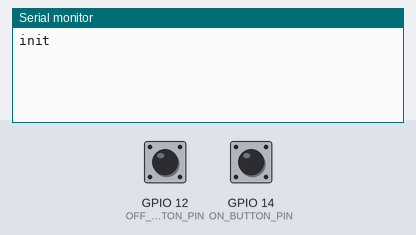
The sketch below on a simulated ESP8266 (NodeMCU). On the bench: the last lines printed to the serial monitor. The test bench sets the inputs (shaded band); at power-on: GPIO 12 (OFF_BUTTON_PIN) HIGH, GPIO 14 (ON_BUTTON_PIN) HIGH. WiFi joins after 1.5 s; servers stay silent unless stated; not simulated (calls return 0 or success): secret_defines.h.

Above: at 1.2 s.
1.3 s: GPIO 12 (OFF_BUTTON_PIN) pulled LOW for 0.15 s
At 2.6 s:
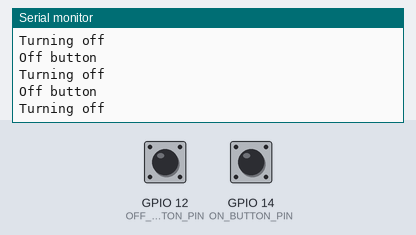
2.9 s: GPIO 14 (ON_BUTTON_PIN) pulled LOW for 0.15 s
At 4.0 s:
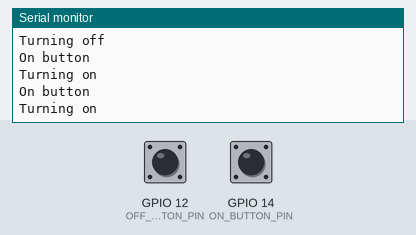

Measured:
- after the input at 1.3 s, the serial monitor: prints a new line at once (image 1)
- after the input at 2.9 s, the serial monitor: prints a new line at once (image 2)

The sketch:

esp8266_ir_light.ino
```cpp
#include <ESP8266WiFi.h>
#include <ESP8266WiFiMulti.h>
#include <ESP8266HTTPClient.h>

#include <WiFiClient.h>
#include <IRremote.hpp>

#include "ir_candle_defines.h"
#include "secret_defines.h"

// Pin Settings
#define IR_TX_PIN 13

// Heartbeat setup
#define HEARTBEAT_PERIOD 500
int heartbeatStatus = 1;
unsigned long heartbeatLast = 0;

// Local homebridge address
#define HOMEBRIDGE "http://homebridge.local:18081"
#define FETCH_PERIOD 3000
String accessoryId;
int currentLightStatus = -1;
unsigned long lastLightFetchTime = 0;
unsigned long lastButtonPushTime = 0;

// Button control pins
#define ON_BUTTON_PIN 14
#define OFF_BUTTON_PIN 12

// ESP8266 on-board LED is pull down
#define LED_ON LOW
#define LED_OFF HIGH

// Wifi setup
WiFiClient client;
ESP8266WiFiMulti WiFiMulti;

// #define DEBUG

void setup() {
  // Setup serial connection
  #ifdef DEBUG
    Serial.begin(74880);
  #endif
  Serial.println("init");

  // Configure heart beat and on/off pins
  #ifdef DEBUG
    pinMode(LED_BUILTIN, OUTPUT);
  #endif
  pinMode(ON_BUTTON_PIN, INPUT_PULLUP);
  pinMode(OFF_BUTTON_PIN, INPUT_PULLUP);

  // Start wifi
  WiFi.hostname("ESP-host");
  WiFi.mode(WIFI_STA);
  WiFiMulti.addAP(SECRET_SSID, SECRET_PSWD);

  // Start IR
  IrSender.begin(IR_TX_PIN);
}

String fetchAccessoryId() {
  String url = HOMEBRIDGE;
  url += "/id/";
  url += WiFi.macAddress();
  return fetchUrl(url);
}

void loop() {
  #ifdef DEBUG
    heartbeat();
  #endif

  checkButtons();

  // Pull strategy
  pullStatus();
}

void heartbeat() {
  unsigned long currentTime = millis();
  signed long timeDiff = currentTime - heartbeatLast;
  if (abs(timeDiff) > HEARTBEAT_PERIOD) {
    heartbeatLast = currentTime;
    heartbeatStatus = !heartbeatStatus;
    digitalWrite(LED_BUILTIN, heartbeatStatus);
  }
}

void pullStatus() {
  // Only fetch if it is time to do so
  unsigned long currentTime = millis();
  signed long timeDiff = currentTime - lastLightFetchTime;
  if (abs(timeDiff) < FETCH_PERIOD) { return; }

  //  If ID has not been set, fetch it
  if (accessoryId == "") { accessoryId = fetchAccessoryId(); }

  // If it still hasn't been set, don't fetch status
  if (accessoryId == "") { return; }

  // Fetch status url
  String url = HOMEBRIDGE;
  url += "/status/";
  url += accessoryId;
  url += "?currentLightStatus=";
  url += currentLightStatus ? "true" : "false";
  url += "&lastButtonPushTime=";
  url += lastButtonPushTime;
  url += "";
  String data = fetchUrl(url);

  // Parse response data
  int newStatus = (data == "true") ? 1 : 0;

  // If we have a new status, change the lights
  if (newStatus != currentLightStatus) {
    currentLightStatus = newStatus;
    currentLightStatus ? turnOn() : turnOff();
  }

  lastLightFetchTime = currentTime;
}

String fetchUrl(String url) {
  #ifdef DEBUG
    Serial.println("GET " + url);
  #endif
  String data = "";

  if ((WiFiMulti.run() == WL_CONNECTED)) {
    HTTPClient http;

    if (http.begin(client, url)) {
      int httpCode = http.GET();
      if (httpCode > 0) {
        data = http.getString();
        #ifdef DEBUG
          Serial.print("Response: ");
          Serial.println(data);
        #endif
      }
      else {
        Serial.println("Response code: " + String(httpCode));
        Serial.printf("[HTTP] GET... failed, error: %s\n", http.errorToString(httpCode).c_str());
      }
      http.end();
    }
    else {
      Serial.println("[HTTP] Unable to connect");
    }
  }
  else {
    Serial.println("WiFi multi never got connected");
  }

  return data;
}

void turnOn() {
  Serial.println("Turning on");
  IrSender.sendNEC(IR_ADDRESS, LIGHT_ON, REPEATS);
}

void turnOff() {
  Serial.println("Turning off");
  IrSender.sendNEC(IR_ADDRESS, LIGHT_OFF, REPEATS);
}

void checkButtons() {
  if (onButtonValue()) {
    Serial.println("On button");
    turnOn();
    currentLightStatus = 1;
    lastButtonPushTime = millis();
  }

  if (offButtonPushed()) {
    Serial.println("Off button");
    turnOff();
    currentLightStatus = 0;
    lastButtonPushTime = millis();
  }
}

bool onButtonValue() {
  return !digitalRead(ON_BUTTON_PIN);
}

bool offButtonPushed() {
  return !digitalRead(OFF_BUTTON_PIN);
}

/* Push functions
void startServer() {
  WiFi.begin(SECRET_SSID, SECRET_PSWD);

  Serial.print("Connecting");
  while (WiFi.status() != WL_CONNECTED) {
    delay(500);
    Serial.print(".");
  }
  Serial.println();

  Serial.print("Connected, IP address: ");
  Serial.println(WiFi.localIP());
  Serial.print("Mac address: ");
  Serial.println(WiFi.macAddress());
  server.begin();
}

void checkWebServer() {
  // Check if a client has connected
  WiFiClient client = server.accept();
  if (!client) { return; }
  Serial.println(F("new client"));

  client.setTimeout(5000);

  // Read the first line of the request
  String req = client.readStringUntil('\r');
  Serial.println(F("request: "));
  Serial.println(req);

  // Match the request
  int val;
  String resp;
  if (req.indexOf(F("/on")) != -1) {
    turnCandlesOn();
    resp = "Candles On";
  }
  else if (req.indexOf(F("/off")) != -1) {
    turnCandlesOff();
    resp = "Candles Off";
  }
  else if (req.indexOf(F("/status")) != -1) {
    resp = "Candles Alive";
  }
  else {
    resp = "Invalid request";
  }

  // Read rest of request
  while (client.available()) {
    client.read();
  }

  // Send response
  client.print(F("HTTP/1.1 200 OK\r\nContent-Type: text/plain\r\n\r\n"));
  client.print(resp);
}
*/
```

ir_candle_defines.h
```cpp
// IR settings
#define REPEAT_US 95250
#define REPEATS 5
#define IR_ADDRESS 0x80

// Candle commands
#define LIGHT_ON 0x12
#define LIGHT_OFF 0x1E
#define LIGHT_TWO_HOUR 0x01
#define LIGHT_FOUR_HOUR 0x03
#define LIGHT_SIX_HOUR 0x04
#define LIGHT_EIGHT_HOUR 0x06
#define LIGHT_MODE_CANDLE 0x07
#define LIGHT_MODE_LIGHT 0x09
#define LIGHT_DIM 0x0A
#define LIGHT_BRIGHTEN 0x1F
```
